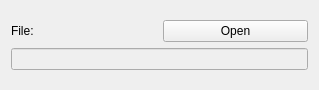
<?xml version="1.0" encoding="UTF-8"?>
<ui version="4.0">
 <class>FileChooserWindow</class>
 <widget class="QWidget" name="FileChooserWindow">
  <property name="geometry">
   <rect>
    <x>0</x>
    <y>0</y>
    <width>319</width>
    <height>90</height>
   </rect>
  </property>
  <property name="windowTitle">
   <string>Form</string>
  </property>
  <layout class="QGridLayout" name="gridLayout">
   <item row="0" column="0">
    <layout class="QVBoxLayout" name="verticalLayout">
     <item>
      <layout class="QHBoxLayout" name="horizontalLayout">
       <item>
        <widget class="QLabel" name="label">
         <property name="text">
          <string>File: </string>
         </property>
         <property name="buddy">
          <cstring>pushButton</cstring>
         </property>
        </widget>
       </item>
       <item>
        <widget class="QPushButton" name="pushButton">
         <property name="text">
          <string>Open</string>
         </property>
        </widget>
       </item>
      </layout>
     </item>
     <item>
      <widget class="QLineEdit" name="lineEdit">
       <property name="enabled">
        <bool>false</bool>
       </property>
      </widget>
     </item>
    </layout>
   </item>
  </layout>
 </widget>
 <resources/>
 <connections/>
</ui>
